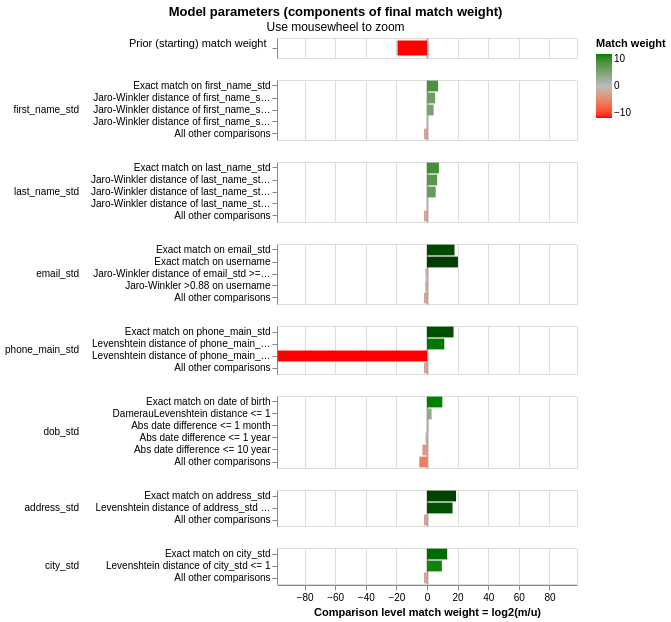

The notebook cell this image was saved under:
### Markdown cell above
Visualisasi

### Code cell
linker.visualisations.match_weights_chart()
